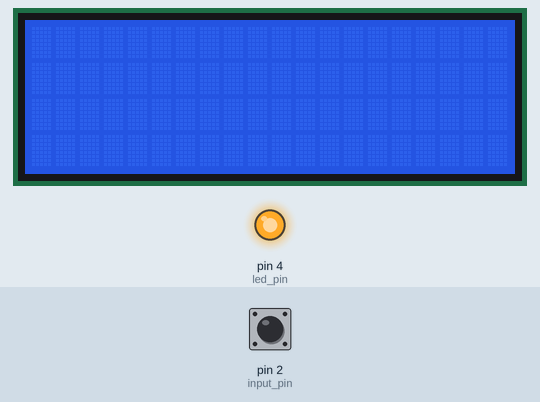
Recording of a sketch running on a simulated Arduino Uno, built with avr-gcc and run on an emulated ATmega328P. On the bench: 20×4 character LCD, output pins drawn as LEDs (lit = HIGH). Inputs (shaded band) come from the test bench; at power-on: pin 2 (input_pin) HIGH. What the sketch prints to the serial monitor is not drawn.

Above: at 1.2 s.
1.3 s: pin 2 (input_pin) pulled LOW for 1 s
At 2.08 s:
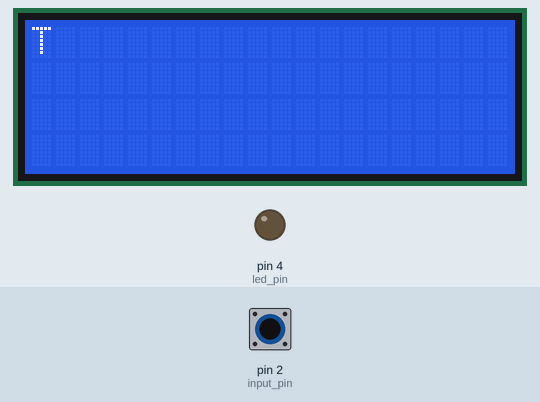
3.8 s: pin 2 (input_pin) pulled LOW for 3.2 s
At 8.0 s:
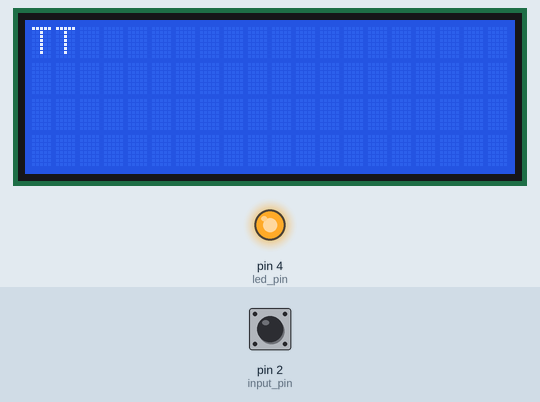
8.5 s: pin 2 (input_pin) pulled LOW for 1 s
At 9.28 s:
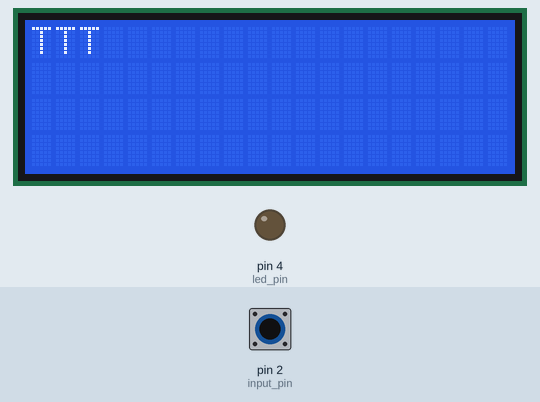
11.0 s: pin 2 (input_pin) pulled LOW for 3.2 s
At 14.7 s:
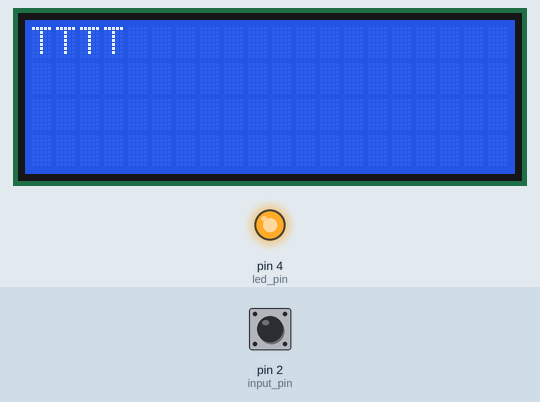
15.7 s: pin 2 (input_pin) pulled LOW for 1 s
At 16.48 s:
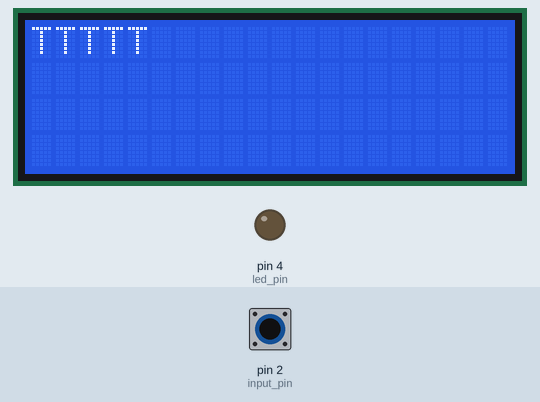
18.2 s: pin 2 (input_pin) pulled LOW for 3.2 s
At 22.6 s:
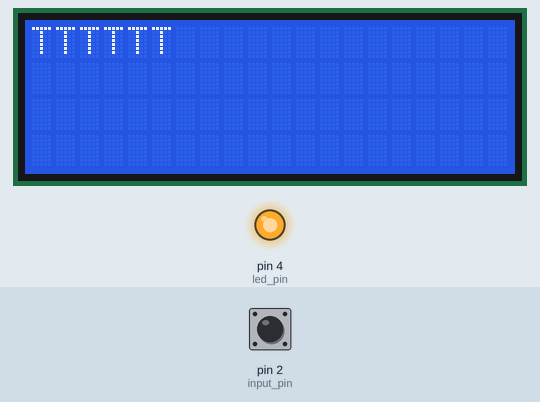
Timing chart, 0 to 23.9 s (numbered marks = the images above; inputs shaded):
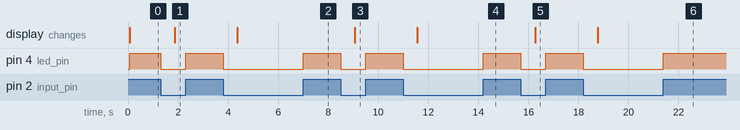

The sketch:

Morsecode.ino
```cpp
#include <Wire.h>
#include <LiquidCrystal_I2C.h>
#include <LiquidCrystal.h>

LiquidCrystal_I2C lcd(0x27,20,4);
int backlight_state = LOW;
long previous_millis = 0;
long interval = 1000;
unsigned long signal_len,t1,t2;
int input_pin = 2;
int led_pin = 4;
String code = "";
String text="";
void setup() {
  Serial.begin(9600);
  pinMode(input_pin, INPUT_PULLUP);
  pinMode(led_pin,OUTPUT);

  }
void loop()
{
lcd.init();
lcd.backlight();
lcd.setCursor(0,0);
lcd.print(text);
is_dot_dash:
  while (digitalRead(input_pin) == LOW) {}
  t1 = millis();
  digitalWrite(led_pin, HIGH);
  while (digitalRead(input_pin) == HIGH) {}
  t2 = millis();
  digitalWrite(led_pin, LOW);
  signal_len = t2 - t1;
  Serial.print(signal_len);
  if (signal_len > 50)
    {code += readio();
  }
  while ((millis() - t2) < 500)
  {
    if (digitalRead(input_pin) == HIGH)
    {
      goto is_dot_dash;
    }
  }
  convertor();
}
char readio()
{
  if (signal_len < 600 && signal_len > 50)
  {
    return '.';
  }
  else if (signal_len > 600)
  {
    return '-';
  }
}
void convertor()
{ static String letters[] = {".-", "-...", "-.-.",
"-..", ".", "..-.", "--.", "....", "..", ".---",
"-.-", ".-..", "--", "-.", "---", ".--.", "--.-",
".-.", "...", "-", "..-", "...-", ".--", "-..-",
"-.--", "--..", "E" };
  int i = 0;
  if (code == ".-.-.-")
  { Serial.print(" ");
    text=(text+" ");
  }
  else
  { while (letters[i] != "E")
    {
      if (letters[i] == code)
      {
        Serial.print(char('A' + i));
        text=(text+char('A'+i));
        break;
      }
      i++;
    }
    if (letters[i] == "E")
    { Serial.println("<Wrong input>");
      text=(text+"<Wrong input>");
    }
  } code = "";
}
```

Measured:
- after the input at 1.3 s, pin 4 (led_pin): HIGH → LOW at once, → HIGH 1.0 s later; the display: changes after 0.57 s (image 1)
- after the input at 3.8 s, pin 4 (led_pin): HIGH → LOW at once, → HIGH 3.2 s later; the display: changes after 0.57 s (image 2)
- after the input at 8.5 s, pin 4 (led_pin): HIGH → LOW at once, → HIGH 1.0 s later; the display: changes after 0.57 s (image 3)
- after the input at 11.0 s, pin 4 (led_pin): HIGH → LOW at once, → HIGH 3.2 s later; the display: changes after 0.57 s (image 4)
- after the input at 15.7 s, pin 4 (led_pin): HIGH → LOW at once, → HIGH 1.0 s later; the display: changes after 0.57 s (image 5)
- after the input at 18.2 s, pin 4 (led_pin): HIGH → LOW at once, → HIGH 3.2 s later; the display: changes after 0.57 s (image 6)
